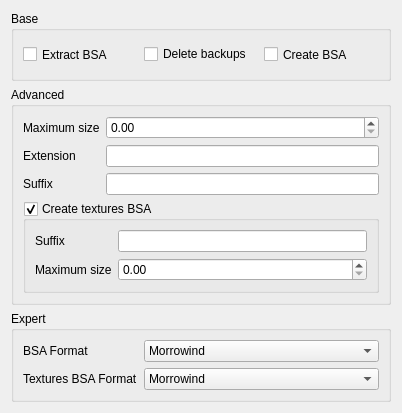
      <widget class="QWidget" name="bsaTab">
       <attribute name="title">
        <string>BSA</string>
       </attribute>
       <layout class="QVBoxLayout" name="verticalLayout_2">
        <item>
         <widget class="QGroupBox" name="bsaBaseGroupBox">
          <property name="sizePolicy">
           <sizepolicy hsizetype="Minimum" vsizetype="Fixed">
            <horstretch>0</horstretch>
            <verstretch>0</verstretch>
           </sizepolicy>
          </property>
          <property name="title">
           <string>Base</string>
          </property>
          <property name="checkable">
           <bool>false</bool>
          </property>
          <layout class="QHBoxLayout" name="horizontalLayout_2">
           <item>
            <widget class="QCheckBox" name="bsaExtractCheckBox">
             <property name="sizePolicy">
              <sizepolicy hsizetype="Preferred" vsizetype="Expanding">
               <horstretch>0</horstretch>
               <verstretch>0</verstretch>
              </sizepolicy>
             </property>
             <property name="minimumSize">
              <size>
               <width>100</width>
               <height>29</height>
              </size>
             </property>
             <property name="cursor">
              <cursorShape>WhatsThisCursor</cursorShape>
             </property>
             <property name="toolTip">
              <string>&lt;html&gt;&lt;head/&gt;&lt;body&gt;&lt;p&gt;Extracts any BSAs present in the mod folder. &lt;span style=&quot; font-weight:600;&quot;&gt;Warning&lt;/span&gt;. If you enable this option, the process will be considerably slowed down.&lt;/p&gt;&lt;/body&gt;&lt;/html&gt;</string>
             </property>
             <property name="text">
              <string>Extract BSA</string>
             </property>
            </widget>
           </item>
           <item>
            <widget class="QCheckBox" name="bsaDeleteBackupsCheckbox">
             <property name="sizePolicy">
              <sizepolicy hsizetype="Preferred" vsizetype="Fixed">
               <horstretch>0</horstretch>
               <verstretch>0</verstretch>
              </sizepolicy>
             </property>
             <property name="minimumSize">
              <size>
               <width>100</width>
               <height>0</height>
              </size>
             </property>
             <property name="cursor">
              <cursorShape>WhatsThisCursor</cursorShape>
             </property>
             <property name="toolTip">
              <string>&lt;html&gt;&lt;head/&gt;&lt;body&gt;&lt;p&gt;By default, a backup of existing bsa is created. Enabling this option will disable those backups.&lt;/p&gt;&lt;/body&gt;&lt;/html&gt;</string>
             </property>
             <property name="text">
              <string>Delete backups </string>
             </property>
            </widget>
           </item>
           <item>
            <widget class="QCheckBox" name="bsaCreateCheckbox">
             <property name="sizePolicy">
              <sizepolicy hsizetype="Preferred" vsizetype="Expanding">
               <horstretch>0</horstretch>
               <verstretch>0</verstretch>
              </sizepolicy>
             </property>
             <property name="minimumSize">
              <size>
               <width>100</width>
               <height>29</height>
              </size>
             </property>
             <property name="cursor">
              <cursorShape>WhatsThisCursor</cursorShape>
             </property>
             <property name="toolTip">
              <string>&lt;html&gt;&lt;head/&gt;&lt;body&gt;&lt;p&gt;&lt;span&gt;Creates a new BSA, packing the existing loose files. &lt;/span&gt;&lt;span style=&quot; font-weight:600;&quot;&gt;Warning&lt;/span&gt;. If you enable this option, the process will be considerably slowed down.&lt;/p&gt;&lt;/body&gt;&lt;/html&gt;</string>
             </property>
             <property name="text">
              <string>Create BSA</string>
             </property>
            </widget>
           </item>
          </layout>
         </widget>
        </item>
        <item>
         <widget class="QGroupBox" name="bsaAdvancedGroupBox">
          <property name="enabled">
           <bool>true</bool>
          </property>
          <property name="title">
           <string>Advanced</string>
          </property>
          <layout class="QFormLayout" name="formLayout">
           <item row="0" column="0">
            <widget class="QLabel" name="label_5">
             <property name="cursor">
              <cursorShape>WhatsThisCursor</cursorShape>
             </property>
             <property name="toolTip">
              <string>&lt;html&gt;&lt;head/&gt;&lt;body&gt;&lt;p&gt;The maximum uncompressed size of the files. Increasing it will increase the number of files stored per BSA, but you might reach the hard limit of BSA size, causing the game to crash.&lt;/p&gt;&lt;/body&gt;&lt;/html&gt;</string>
             </property>
             <property name="text">
              <string>Maximum size</string>
             </property>
             <property name="buddy">
              <cstring>bsaMaximumSize</cstring>
             </property>
            </widget>
           </item>
           <item row="0" column="1">
            <widget class="QDoubleSpinBox" name="bsaMaximumSize"/>
           </item>
           <item row="1" column="0">
            <widget class="QLabel" name="label_4">
             <property name="cursor">
              <cursorShape>WhatsThisCursor</cursorShape>
             </property>
             <property name="toolTip">
              <string>&lt;html&gt;&lt;head/&gt;&lt;body&gt;&lt;p&gt;The extension of the bsa. Usually, this will be &amp;quot;.bsa&amp;quot; for Skyrim, &amp;quot;.ba2&amp;quot; for Fallout 4.&lt;/p&gt;&lt;/body&gt;&lt;/html&gt;</string>
             </property>
             <property name="text">
              <string>Extension</string>
             </property>
             <property name="buddy">
              <cstring>bsaExtension</cstring>
             </property>
            </widget>
           </item>
           <item row="1" column="1">
            <widget class="QLineEdit" name="bsaExtension"/>
           </item>
           <item row="2" column="0">
            <widget class="QLabel" name="label_6">
             <property name="cursor">
              <cursorShape>WhatsThisCursor</cursorShape>
             </property>
             <property name="toolTip">
              <string>&lt;html&gt;&lt;head/&gt;&lt;body&gt;&lt;p&gt;Example : &amp;quot; - Main.ba2&amp;quot; for Fallout 4.&lt;/p&gt;&lt;/body&gt;&lt;/html&gt;</string>
             </property>
             <property name="text">
              <string>Suffix</string>
             </property>
             <property name="buddy">
              <cstring>bsaSuffix</cstring>
             </property>
            </widget>
           </item>
           <item row="2" column="1">
            <widget class="QLineEdit" name="bsaSuffix"/>
           </item>
           <item row="6" column="0" colspan="2">
            <widget class="QGroupBox" name="bsaTexturesAdvancedGroupBox">
             <property name="title">
              <string>Create textures BSA</string>
             </property>
             <property name="checkable">
              <bool>true</bool>
             </property>
             <layout class="QFormLayout" name="formLayout_2">
              <item row="0" column="0">
               <widget class="QLabel" name="label_7">
                <property name="cursor">
                 <cursorShape>WhatsThisCursor</cursorShape>
                </property>
                <property name="toolTip">
                 <string>&lt;html&gt;&lt;head/&gt;&lt;body&gt;&lt;p&gt;Example : &amp;quot; - Textures.bsa&amp;quot; for Skyrim SE.&lt;/p&gt;&lt;/body&gt;&lt;/html&gt;</string>
                </property>
                <property name="text">
                 <string>Suffix</string>
                </property>
                <property name="buddy">
                 <cstring>bsaTexturesSuffix</cstring>
                </property>
               </widget>
              </item>
              <item row="0" column="1">
               <widget class="QLineEdit" name="bsaTexturesSuffix"/>
              </item>
              <item row="1" column="0">
               <widget class="QLabel" name="label">
                <property name="cursor">
                 <cursorShape>WhatsThisCursor</cursorShape>
                </property>
                <property name="toolTip">
                 <string>&lt;html&gt;&lt;head/&gt;&lt;body&gt;&lt;p&gt;The maximum uncompressed size of the files. Increasing it will increase the number of files stored per BSA, but you might reach the hard limit of BSA size, causing the game to crash.&lt;/p&gt;&lt;/body&gt;&lt;/html&gt;</string>
                </property>
                <property name="text">
                 <string>Maximum size</string>
                </property>
                <property name="buddy">
                 <cstring>bsaTexturesMaximumSize</cstring>
                </property>
               </widget>
              </item>
              <item row="1" column="1">
               <widget class="QDoubleSpinBox" name="bsaTexturesMaximumSize"/>
              </item>
             </layout>
            </widget>
           </item>
          </layout>
         </widget>
        </item>
        <item>
         <widget class="QGroupBox" name="bsaExpertGroupBox">
          <property name="title">
           <string>Expert</string>
          </property>
          <layout class="QFormLayout" name="formLayout_4">
           <item row="0" column="0">
            <widget class="QLabel" name="label_2">
             <property name="text">
              <string>BSA Format</string>
             </property>
             <property name="buddy">
              <cstring>bsaFormat</cstring>
             </property>
            </widget>
           </item>
           <item row="0" column="1">
            <widget class="QComboBox" name="bsaFormat">
             <property name="editable">
              <bool>false</bool>
             </property>
             <item>
              <property name="text">
               <string>Morrowind</string>
              </property>
             </item>
             <item>
              <property name="text">
               <string>Oblivion</string>
              </property>
             </item>
             <item>
              <property name="text">
               <string>Skyrim / Fallout 3 / Fallout New Vegas</string>
              </property>
             </item>
             <item>
              <property name="text">
               <string>SSE</string>
              </property>
             </item>
             <item>
              <property name="text">
               <string>Fallout 4</string>
              </property>
             </item>
            </widget>
           </item>
           <item row="1" column="0">
            <widget class="QLabel" name="label_3">
             <property name="text">
              <string>Textures BSA Format</string>
             </property>
             <property name="buddy">
              <cstring>bsaTexturesFormat</cstring>
             </property>
            </widget>
           </item>
           <item row="1" column="1">
            <widget class="QComboBox" name="bsaTexturesFormat">
             <item>
              <property name="text">
               <string>Morrowind</string>
              </property>
             </item>
             <item>
              <property name="text">
               <string>Oblivion</string>
              </property>
             </item>
             <item>
              <property name="text">
               <string>Skyrim / Fallout 3 / Fallout New Vegas</string>
              </property>
             </item>
             <item>
              <property name="text">
               <string>SSE</string>
              </property>
             </item>
             <item>
              <property name="text">
               <string>Fallout 4</string>
              </property>
             </item>
            </widget>
           </item>
          </layout>
         </widget>
        </item>
       </layout>
      </widget>
